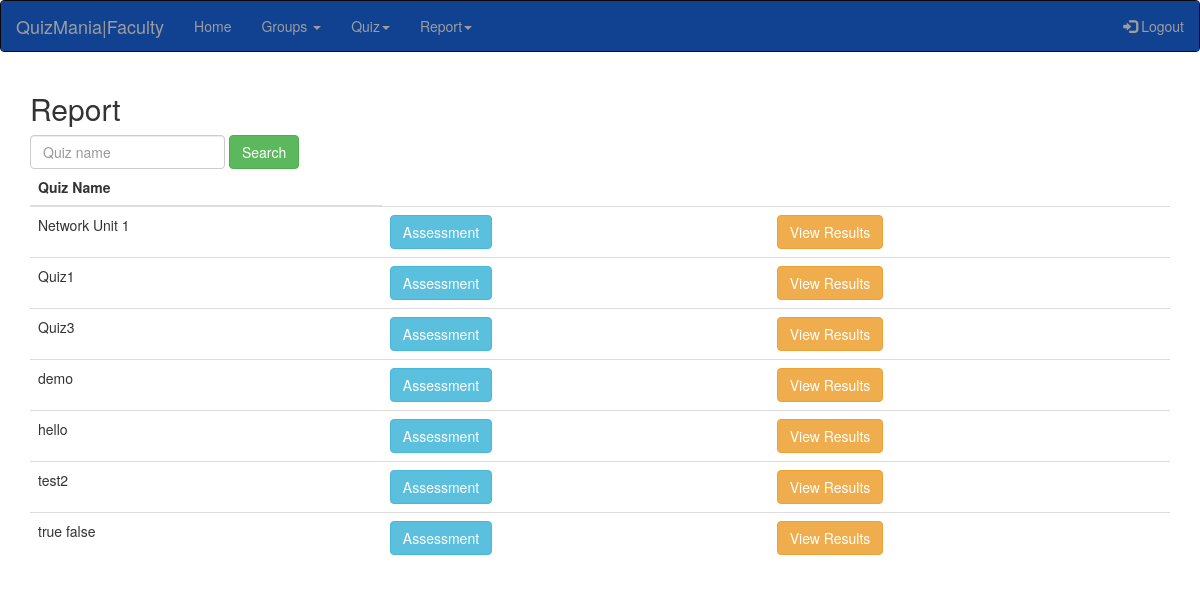
/faculty/report.php (signed in), run on the app's committed database.
### tables this page shows
CREATE TABLE IF NOT EXISTS `quiz` (
  `quizid` int(15) NOT NULL AUTO_INCREMENT,
  `quizname` varchar(24) NOT NULL,
  `description` varchar(180) NOT NULL,
  `timer` int(180) NOT NULL,
  `groupid` int(14) DEFAULT NULL,
  `userid` varchar(16) NOT NULL,
  `status` text NOT NULL,
  PRIMARY KEY (`quizid`),
  KEY `userid` (`userid`),
  KEY `groupid` (`groupid`)
);

### faculty/function/viewquiz.php (called while the page is built, shortened)
<?php
	function viewQuiz()
	{
		$faculty_id=$_SESSION['id'];
		if($_SESSION['type']=='faculty')
		{
			require '../function/connection.php';
			$sql="SELECT * FROM `quiz` WHERE `userid`='$faculty_id'";
			$result=$conn->query($sql);
			return $result;
		}
	}
?>

### faculty/report.php (the view, shortened to what this page needs)
<?php
  require 'function/viewquiz.php';
  if(isset($_POST['keyword']))
  {
    $keyword=$_POST['keyword'];
    $result=viewQuizFilter($keyword);
  }
  else
  {
    $result=viewQuiz();
  }
?>
<!DOCTYPE html>
<html lang="en">
<head>
  <link rel="stylesheet" href="https://maxcdn.bootstrapcdn.com/bootstrap/3.3.7/css/bootstrap.min.css">
    <link rel="stylesheet" type="text/css" href="faculty.css">
</head>
<body>
<nav class="navbar navbar-inverse">
  <div class="container-fluid">
    <div class="navbar-header">
      <a class="navbar-brand" href="#">QuizMania|Faculty</a>
    </div>
    <ul class="nav navbar-nav">
      <li class=""><a href="faculty.php">Home</a></li>
      <li class="dropdown"><a class="dropdown-toggle" data-toggle="dropdown" href="#">Groups <span class="caret"></span></a>
      </li>
      <li class="dropdown"><a class="dropdown-toggle" data-toggle="dropdown" href="#">Quiz<span class="caret"></span></a>
      </li>
      <li class="dropdown"><a class="dropdown-toggle" data-toggle="dropdown" href="#">Report<span class="caret"></span></a>
      </li>
    </ul>
    <ul class="nav navbar-nav navbar-right">
      <li><a href="../function/logout.php"><span class="glyphicon glyphicon-log-in"></span> Logout</a></li>
    </ul>
  </div>
</nav>
<div class="container">
  <h2>Report</h2>
  <form class="form-inline" method="POST" action="">
    <div class="form-group">
      <input type="text" name="keyword" class="form-control" placeholder="Quiz name" id="keyword" required>
      <button type="submit" class="btn btn-success">Search</button></div>
  <table class="table table-hover">
    <thead>
      <tr>
        <th>Quiz Name</th>
      </tr>
    </thead>
    <tbody>
      <?php
          while($row=$result->fetch_assoc())
          {
            echo "<tr>";
            echo"<td>".$row['quizname']."</td>
            <td><a class='btn btn-info' href='assessment.php?id=".$row["quizid"]."'>Assessment</a>"."<td><a class='btn btn-warning' href='result.php?id=".$row["quizid"]."'>View Results</a>";
            echo "</tr>";
          }
        ?>
    </tbody>
  </table>
</div>
</body>
</html>

### faculty/faculty.css (style rules this page uses)
.container-fluid { background-color:#114291; }

### data on the page
quiz: quizname "Network Unit 1"
quiz: quizname "Quiz1"
quiz: quizname "Quiz3"
quiz: quizname "demo"
quiz: quizname "hello"
quiz: quizname "test2"
quiz: quizname "true false"
